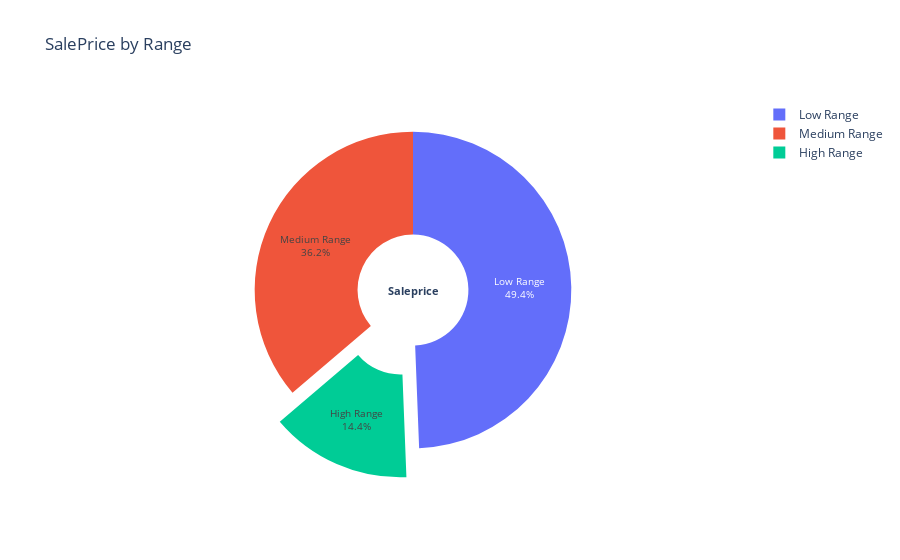

Notebook code for this chart:
### Code cell
df['saletype'] = 'Low Range'
df.loc[(df['SalePrice'] >= 143000) & (df['SalePrice'] <= 254000), 'saletype'] = 'Medium Range'
df.loc[(df['SalePrice'] > 254000), 'saletype'] = 'High Range'

df_flight = pd.DataFrame(df['saletype'].value_counts().reset_index().values, columns=["saletype", "AggregateType"])
labels = ["Low Range","Medium Range","High Range"]
value = [df_flight['AggregateType'][0],df_flight['AggregateType'][1],df_flight['AggregateType'][2]]
# colors=['lightcyan','cyan','royalblue']
figs = go.Figure(data=[go.Pie(labels=labels, values=value, pull=[0, 0, 0.2],textinfo = 'label+percent', hole = 0.35, 
                              hoverinfo="label+percent")],layout={'title':"SalePrice by Range",
                                                'annotations':[dict(text='<b>Saleprice<b>', x=0.5, y=0.5, font_size=11, showarrow=False)]})
figs.update_traces( textinfo='label + percent', textfont_size=10)
figs.show()

### Figure 1 — Plotly figure (JSON) as saved in the notebook; plotly's stock layout.template omitted (floating-point values rounded to 4 significant figures)
{"data": [{"hole": 0.35, "hoverinfo": "label+percent", "labels": ["Low Range", "Medium Range", "High Range"], "pull": [0, 0, 0.2], "textfont": {"size": 10}, "textinfo": "label+percent", "type": "pie", "values": [721, 529, 210]}], "layout": {"annotations": [{"font": {"size": 11}, "showarrow": false, "text": "<b>Saleprice<b>", "x": 0.5, "y": 0.5}], "title": {"text": "SalePrice by Range"}}}
